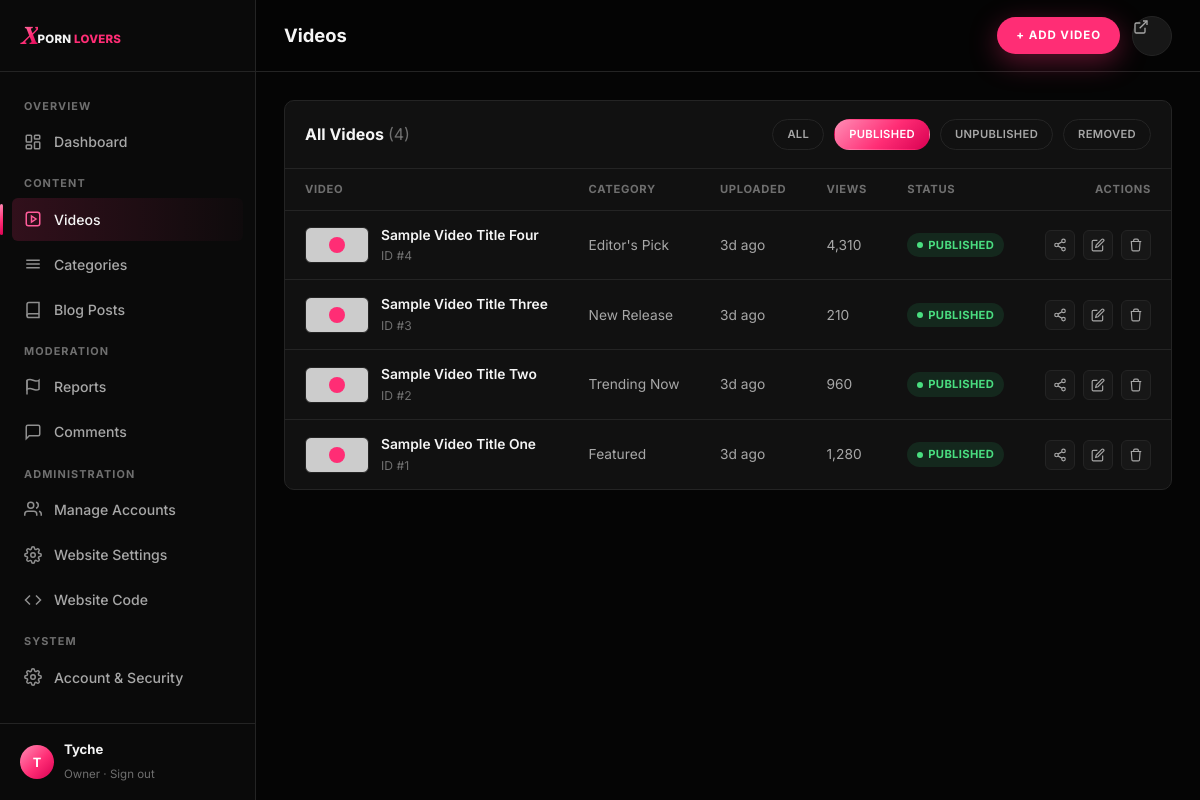
The page /admin/videos.php?status=published (signed in) on the database its author committed.
### tables this page shows
CREATE TABLE IF NOT EXISTS videos (
    id             INT UNSIGNED AUTO_INCREMENT PRIMARY KEY,
    title          VARCHAR(255) NOT NULL,
    slug           VARCHAR(255) NOT NULL UNIQUE,
    description    TEXT NULL,
    category_id    INT UNSIGNED NULL,
    video_url      VARCHAR(500) NULL,
    source_type    ENUM('url','upload','embed') NOT NULL DEFAULT 'url',
    embed_url      VARCHAR(500) NULL,
    thumbnail_url  VARCHAR(500) NULL,
    duration       VARCHAR(20) NULL,
    views          INT UNSIGNED NOT NULL DEFAULT 0,
    status         ENUM('published','unpublished','removed') NOT NULL DEFAULT 'published',
    removed_reason VARCHAR(255) NULL,
    featured       TINYINT(1) NOT NULL DEFAULT 0,
    created_by     INT UNSIGNED NULL,
    updated_by     INT UNSIGNED NULL,
    created_at     DATETIME NOT NULL DEFAULT CURRENT_TIMESTAMP,
    updated_at     DATETIME NOT NULL DEFAULT CURRENT_TIMESTAMP ON UPDATE CURRENT_TIMESTAMP,
    FOREIGN KEY (category_id) REFERENCES categories(id) ON DELETE SET NULL,
    FOREIGN KEY (created_by) REFERENCES admins(id) ON DELETE SET NULL,
    FOREIGN KEY (updated_by) REFERENCES admins(id) ON DELETE SET NULL,
    INDEX idx_videos_status_created (status, created_at),
    INDEX idx_videos_category (category_id),
    INDEX idx_videos_featured (featured, status, created_at)
);

CREATE TABLE IF NOT EXISTS categories (
    id          INT UNSIGNED AUTO_INCREMENT PRIMARY KEY,
    name        VARCHAR(100) NOT NULL,
    slug        VARCHAR(100) NOT NULL UNIQUE,
    description VARCHAR(500) NULL,
    created_at  DATETIME NOT NULL DEFAULT CURRENT_TIMESTAMP
);

### includes/db.php (called while the page is built, shortened)
<?php
function db(): PDO
{
    static $pdo = null;
    if ($pdo === null) {
        $dsn = sprintf(
            'mysql:host=%s;dbname=%s;charset=%s',
            DB_HOST,
            DB_NAME,
            DB_CHARSET
        );
        try {
            $pdo = new PDO($dsn, DB_USER, DB_PASS, [
                PDO::ATTR_ERRMODE            => PDO::ERRMODE_EXCEPTION,
                PDO::ATTR_DEFAULT_FETCH_MODE => PDO::FETCH_ASSOC,
                PDO::ATTR_EMULATE_PREPARES   => false,
            ]);
        } catch (PDOException $e) {
            error_log('[db] connection failed: ' . $e->getMessage());
            http_response_code(500);
            require __DIR__ . '/../errors/500.php';
            exit;
        }
    }
    return $pdo;
}

### includes/auth.php (called while the page is built, shortened)
<?php
require_once __DIR__ . '/db.php';
require_once __DIR__ . '/helpers.php';
function current_admin(): ?array
{
    $stmt = db()->prepare("SELECT id, username, role, is_owner, status, last_login FROM admins WHERE id = ? AND status = 'active' LIMIT 1");
    $stmt->execute([$_SESSION['admin_id']]);
    $admin = $stmt->fetch();
    return $admin;
}
function require_admin(): array
{
    $admin = current_admin();
    return $admin;
}
function admin_has_role(array $admin, string $minRole): bool
{
    return (ROLE_RANK[$admin['role']] ?? 0) >= (ROLE_RANK[$minRole] ?? PHP_INT_MAX);
}

### includes/helpers.php (called while the page is built, shortened)
<?php
function e(?string $value): string
{
    return htmlspecialchars($value ?? '', ENT_QUOTES, 'UTF-8');
}
function time_ago(string $datetime): string
{
    $diff = time() - strtotime($datetime);
    if ($diff < 86400 * 30) return floor($diff / 86400) . 'd ago';
    return date('M j, Y', strtotime($datetime));
}

### admin/videos.php (the view, shortened to what this page needs)
<?php
require_once __DIR__ . '/../includes/db.php';
require_once __DIR__ . '/../includes/helpers.php';
require_once __DIR__ . '/../includes/auth.php';
$admin = require_admin();
$pdo = db();
$editingVideo = null;
$showForm = $editingVideo !== null || isset($_GET['new']);
$perPage = 15;
$page = max(1, (int) ($_GET['page'] ?? 1));
$statusFilter = $_GET['status'] ?? '';
$validStatuses = ['published', 'unpublished', 'removed'];
$where = '1=1';
$params = [];
if (in_array($statusFilter, $validStatuses, true)) {
    $where = 'v.status = ?';
    $params[] = $statusFilter;
}
$total = (int) (function () use ($pdo, $where, $params) {
    $stmt = $pdo->prepare("SELECT COUNT(*) FROM videos v WHERE {$where}");
    $stmt->execute($params);
    return $stmt->fetchColumn();
})();
$totalPages = max(1, (int) ceil($total / $perPage));
$page = min($page, $totalPages);
$offset = ($page - 1) * $perPage;
$sql = "SELECT v.*, c.name AS category_name
        FROM videos v
        LEFT JOIN categories c ON c.id = v.category_id
        WHERE {$where}
        ORDER BY v.created_at DESC
        LIMIT {$perPage} OFFSET {$offset}";
$stmt = $pdo->prepare($sql);
$stmt->execute($params);
$videos = $stmt->fetchAll();
$statusBadges = [
    'published'   => ['class' => 'badge-published', 'label' => 'Published'],
    'unpublished' => ['class' => 'badge-draft',      'label' => 'Unpublished'],
    'removed'     => ['class' => 'badge-pending',    'label' => 'Removed'],
];
?>
<!doctype html>
<html lang="en">
<head>
<link rel="stylesheet" href="/assets/css/tokens.css">
<link rel="stylesheet" href="/assets/css/main.css">
<link rel="stylesheet" href="/assets/css/admin.css">
</head>
<body class="admin">
<div class="admin-shell">
  <?php $active = 'videos'; include __DIR__ . '/../includes/partials/admin_sidebar.php'; ?>
  <div class="admin-main">
    <header class="admin-topbar">
      <div style="display:flex; align-items:center; gap:14px;">
        <h2>Videos</h2>
      </div>
      <div class="topbar-actions">
        <?php if (!$showForm): ?>
          <a href="/admin/videos.php?new=1" class="btn btn-primary btn-sm">+ Add Video</a>
        <?php endif; ?>
        <a href="/index.php" class="btn-icon" aria-label="View site" title="View site">
          <svg width="16" height="16" viewBox="0 0 24 24" fill="none" stroke="currentColor" stroke-width="2"><path d="M18 13v6a2 2 0 0 1-2 2H5a2 2 0 0 1-2-2V8a2 2 0 0 1 2-2h6"/><path d="M15 3h6v6"/><path d="M10 14 21 3"/></svg>
        </a>
      </div>
    </header>
    <div class="admin-content">
      <div class="panel">
        <div class="panel-head">
          <h3>All Videos <span style="color:var(--text-muted); font-weight:400;">(<?= (int) $total ?>)</span></h3>
          <div class="chip-row">
            <a href="/admin/videos.php" class="chip <?= $statusFilter === '' ? 'active' : '' ?>" style="padding:6px 14px; font-size:0.7rem;">All</a>
            <a href="/admin/videos.php?status=published" class="chip <?= $statusFilter === 'published' ? 'active' : '' ?>" style="padding:6px 14px; font-size:0.7rem;">Published</a>
            <a href="/admin/videos.php?status=unpublished" class="chip <?= $statusFilter === 'unpublished' ? 'active' : '' ?>" style="padding:6px 14px; font-size:0.7rem;">Unpublished</a>
            <a href="/admin/videos.php?status=removed" class="chip <?= $statusFilter === 'removed' ? 'active' : '' ?>" style="padding:6px 14px; font-size:0.7rem;">Removed</a>
          </div>
        </div>
        <div class="table-wrap">
          <table class="data-table">
            <thead>
              <tr>
                <th>Video</th>
                <th>Category</th>
                <th>Uploaded</th>
                <th>Views</th>
                <th>Status</th>
                <th style="text-align:right;">Actions</th>
              </tr>
            </thead>
            <tbody>
              <?php if ($videos): foreach ($videos as $v):
                $badge = $statusBadges[$v['status']] ?? ['class' => 'badge-draft', 'label' => ucfirst($v['status'])];
              ?>
                <tr>
                  <td>
                    <div class="row-media">
                      <div class="row-thumb" <?= $v['thumbnail_url'] ? 'style="background-image:url(\'' . e($v['thumbnail_url']) . '\'); background-size:cover; background-position:center;"' : '' ?>></div>
                      <div class="row-title"><?= e($v['title']) ?><span>ID #<?= (int) $v['id'] ?></span></div>
                    </div>
                  </td>
                  <td><?= e($v['category_name'] ?? 'General') ?></td>
                  <td><?= e(time_ago($v['created_at'])) ?></td>
                  <td><?= number_format((int) $v['views']) ?></td>
                  <td><span class="badge <?= $badge['class'] ?>"><?= $badge['label'] ?></span></td>
                  <td>
                    <div class="row-actions">
                      <button type="button" class="share-btn" aria-label="Share" data-share-url="<?= e(rtrim(SITE_URL, '/') . '/video.php?slug=' . urlencode($v['slug'])) ?>" data-share-title="<?= e($v['title']) ?>"><svg viewBox="0 0 24 24" fill="none" stroke="currentColor" stroke-width="2"><circle cx="18" cy="5" r="3"/><circle cx="6" cy="12" r="3"/><circle cx="18" cy="19" r="3"/><path d="m8.6 13.5 6.8 4M15.4 6.5l-6.8 4"/></svg></button>
                      <a href="/admin/videos.php?edit=<?= (int) $v['id'] ?>" aria-label="Edit"><svg viewBox="0 0 24 24" fill="none" stroke="currentColor" stroke-width="2"><path d="M11 4H4a2 2 0 0 0-2 2v14a2 2 0 0 0 2 2h14a2 2 0 0 0 2-2v-7"/><path d="M18.5 2.5a2.12 2.12 0 0 1 3 3L12 15l-4 1 1-4Z"/></svg></a>
                      <form method="post" action="/admin/actions/video_action.php" onsubmit="return confirm('Permanently delete this video? This cannot be undone.');" style="display:inline;">
                        <button type="submit" aria-label="Delete"><svg viewBox="0 0 24 24" fill="none" stroke="currentColor" stroke-width="2"><path d="M3 6h18M8 6V4a2 2 0 0 1 2-2h4a2 2 0 0 1 2 2v2m3 0-1 14a2 2 0 0 1-2 2H7a2 2 0 0 1-2-2L4 6"/></svg></button>
                      </form>
                    </div>
                  </td>
                </tr>
              <?php endforeach; else: ?>
                <tr><td colspan="6" style="color:var(--text-secondary);">No videos found.</td></tr>
              <?php endif; ?>
            </tbody>
          </table>
        </div>
      </div>
    </div>
  </div>
</div>
</body>
</html>

### includes/partials/admin_sidebar.php (shortened to what this page needs)
<?php
$active = $active ?? '';
$canModerate = admin_has_role($admin, 'moderator');
$canAdminister = admin_has_role($admin, 'admin');
$roleLabels = ['creator' => 'Creator', 'moderator' => 'Moderator', 'admin' => 'Admin'];
$roleLabel = ($admin['is_owner'] ?? false) ? 'Owner' : ($roleLabels[$admin['role']] ?? ucfirst($admin['role']));
?>
<aside class="sidebar">
  <div class="sidebar-head">
    <a href="/index.php" class="logo logo--sm">
      <span class="logo-mark">X</span><span class="logo-text">PORN <span class="accent">LOVERS</span></span>
    </a>
  </div>
  <nav class="sidebar-nav">
    <div class="sidebar-group-label">Overview</div>
    <a href="/admin/dashboard.php" class="<?= $active === 'dashboard' ? 'active' : '' ?>">
      <svg viewBox="0 0 24 24" fill="none" stroke="currentColor" stroke-width="2"><rect x="3" y="3" width="7" height="9" rx="1"/><rect x="14" y="3" width="7" height="5" rx="1"/><rect x="14" y="12" width="7" height="9" rx="1"/><rect x="3" y="16" width="7" height="5" rx="1"/></svg>
      Dashboard
    </a>
    <div class="sidebar-group-label">Content</div>
    <a href="/admin/videos.php" class="<?= $active === 'videos' ? 'active' : '' ?>">
      <svg viewBox="0 0 24 24" fill="none" stroke="currentColor" stroke-width="2"><path d="m10 8 6 4-6 4V8Z"/><rect x="3" y="3" width="18" height="18" rx="3"/></svg>
      Videos
    </a>
    <a href="/admin/categories.php" class="<?= $active === 'categories' ? 'active' : '' ?>">
      <svg viewBox="0 0 24 24" fill="none" stroke="currentColor" stroke-width="2"><path d="M3 7h18M3 12h18M3 17h18"/></svg>
      Categories
    </a>
    <a href="#">
      <svg viewBox="0 0 24 24" fill="none" stroke="currentColor" stroke-width="2"><path d="M4 19.5A2.5 2.5 0 0 1 6.5 17H20"/><path d="M6.5 2H20v20H6.5A2.5 2.5 0 0 1 4 19.5v-15A2.5 2.5 0 0 1 6.5 2z"/></svg>
      Blog Posts
    </a>
    <?php if ($canModerate): ?>
      <div class="sidebar-group-label">Moderation</div>
      <a href="/admin/dashboard.php#reports" style="justify-content:space-between;">
        <span style="display:flex; align-items:center; gap:12px;">
          <svg viewBox="0 0 24 24" fill="none" stroke="currentColor" stroke-width="2"><path d="M4 15s1-1 4-1 5 2 8 2 4-1 4-1V3s-1 1-4 1-5-2-8-2-4 1-4 1z"/><path d="M4 22V3"/></svg>
          Reports
        </span>
      </a>
      <a href="/admin/comments.php" class="<?= $active === 'comments' ? 'active' : '' ?>" style="justify-content:space-between;">
        <span style="display:flex; align-items:center; gap:12px;">
          <svg viewBox="0 0 24 24" fill="none" stroke="currentColor" stroke-width="2"><path d="M21 15a2 2 0 0 1-2 2H7l-4 4V5a2 2 0 0 1 2-2h14a2 2 0 0 1 2 2z"/></svg>
          Comments
        </span>
      </a>
    <?php endif; ?>
    <?php if ($canAdminister): ?>
      <div class="sidebar-group-label">Administration</div>
      <a href="/admin/accounts.php" class="<?= $active === 'accounts' ? 'active' : '' ?>">
        <svg viewBox="0 0 24 24" fill="none" stroke="currentColor" stroke-width="2"><path d="M17 21v-2a4 4 0 0 0-4-4H5a4 4 0 0 0-4 4v2"/><circle cx="9" cy="7" r="4"/><path d="M23 21v-2a4 4 0 0 0-3-3.87"/><path d="M16 3.13a4 4 0 0 1 0 7.75"/></svg>
        Manage Accounts
      </a>
      <a href="/admin/settings.php" class="<?= $active === 'settings' ? 'active' : '' ?>">
        Website Settings
      </a>
      <a href="/admin/code.php" class="<?= $active === 'code' ? 'active' : '' ?>">
        <svg viewBox="0 0 24 24" fill="none" stroke="currentColor" stroke-width="2"><polyline points="16 18 22 12 16 6"/><polyline points="8 6 2 12 8 18"/></svg>
        Website Code
      </a>
    <?php endif; ?>
    <div class="sidebar-group-label">System</div>
    <a href="/admin/dashboard.php#account">
      Account &amp; Security
    </a>
  </nav>
  <div class="sidebar-foot">
    <div class="avatar"><?= e(mb_strtoupper(mb_substr($admin['username'], 0, 1))) ?></div>
    <div class="who">
      <strong><?= e($admin['username']) ?></strong>
      <span><?= e($roleLabel) ?> · <a href="/admin/logout.php" style="color:var(--text-muted);">Sign out</a></span>
    </div>
  </div>
</aside>

### rows shown on the page
videos: title "Sample Video Title Four", id "4", category.name "Editor's Pick", created_at "3d ago", views "4,310", status "PUBLISHED"
videos: title "Sample Video Title Three", id "3", category.name "New Release", created_at "3d ago", views "210", status "PUBLISHED"
videos: title "Sample Video Title Two", id "2", category.name "Trending Now", created_at "3d ago", views "960", status "PUBLISHED"
videos: title "Sample Video Title One", id "1", category.name "Featured", created_at "3d ago", views "1,280", status "PUBLISHED"

### other values the page prints
mb_strtoupper(mb_substr($admin['username'], 0, 1)) "T"
$admin['username'] "Tyche"
$roleLabel "Owner"
$total "4"
